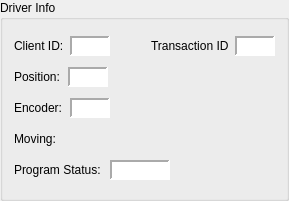
   <widget class="QGroupBox" name="gbDriverInfo">
    <property name="geometry">
     <rect>
      <x>9</x>
      <y>246</y>
      <width>289</width>
      <height>201</height>
     </rect>
    </property>
    <property name="minimumSize">
     <size>
      <width>0</width>
      <height>120</height>
     </size>
    </property>
    <property name="styleSheet">
     <string notr="true"/>
    </property>
    <property name="title">
     <string>Driver Info</string>
    </property>
    <layout class="QVBoxLayout" name="verticalLayout_3">
     <item>
      <layout class="QHBoxLayout" name="horizontalLayout_2">
       <property name="spacing">
        <number>6</number>
       </property>
       <item>
        <widget class="QLabel" name="lblClientId">
         <property name="text">
          <string>Client ID:</string>
         </property>
        </widget>
       </item>
       <item>
        <widget class="QLabel" name="lblClientID_val">
         <property name="minimumSize">
          <size>
           <width>40</width>
           <height>0</height>
          </size>
         </property>
         <property name="maximumSize">
          <size>
           <width>50</width>
           <height>20</height>
          </size>
         </property>
         <property name="styleSheet">
          <string notr="true">background-color: white</string>
         </property>
         <property name="frameShape">
          <enum>QFrame::Shape::Panel</enum>
         </property>
         <property name="frameShadow">
          <enum>QFrame::Shadow::Sunken</enum>
         </property>
         <property name="lineWidth">
          <number>2</number>
         </property>
         <property name="text">
          <string/>
         </property>
         <property name="alignment">
          <set>Qt::AlignmentFlag::AlignCenter</set>
         </property>
        </widget>
       </item>
       <item>
        <spacer name="horizontalSpacer_2">
         <property name="orientation">
          <enum>Qt::Orientation::Horizontal</enum>
         </property>
         <property name="sizeHint" stdset="0">
          <size>
           <width>40</width>
           <height>20</height>
          </size>
         </property>
        </spacer>
       </item>
       <item>
        <widget class="QLabel" name="lblTransactionId">
         <property name="text">
          <string>Transaction ID</string>
         </property>
        </widget>
       </item>
       <item>
        <widget class="QLabel" name="lblTransactionId_val">
         <property name="minimumSize">
          <size>
           <width>40</width>
           <height>0</height>
          </size>
         </property>
         <property name="maximumSize">
          <size>
           <width>60</width>
           <height>20</height>
          </size>
         </property>
         <property name="styleSheet">
          <string notr="true">background-color: white</string>
         </property>
         <property name="frameShape">
          <enum>QFrame::Shape::Panel</enum>
         </property>
         <property name="frameShadow">
          <enum>QFrame::Shadow::Sunken</enum>
         </property>
         <property name="lineWidth">
          <number>2</number>
         </property>
         <property name="text">
          <string/>
         </property>
         <property name="alignment">
          <set>Qt::AlignmentFlag::AlignCenter</set>
         </property>
        </widget>
       </item>
      </layout>
     </item>
     <item>
      <layout class="QHBoxLayout" name="horizontalLayout_5">
       <property name="spacing">
        <number>8</number>
       </property>
       <item>
        <widget class="QLabel" name="lblPosition">
         <property name="maximumSize">
          <size>
           <width>50</width>
           <height>16777215</height>
          </size>
         </property>
         <property name="text">
          <string>Position:</string>
         </property>
        </widget>
       </item>
       <item>
        <widget class="QLabel" name="lblPosition_val">
         <property name="enabled">
          <bool>true</bool>
         </property>
         <property name="minimumSize">
          <size>
           <width>40</width>
           <height>0</height>
          </size>
         </property>
         <property name="maximumSize">
          <size>
           <width>50</width>
           <height>20</height>
          </size>
         </property>
         <property name="styleSheet">
          <string notr="true">background-color: white</string>
         </property>
         <property name="frameShape">
          <enum>QFrame::Shape::Panel</enum>
         </property>
         <property name="frameShadow">
          <enum>QFrame::Shadow::Sunken</enum>
         </property>
         <property name="lineWidth">
          <number>2</number>
         </property>
         <property name="midLineWidth">
          <number>0</number>
         </property>
         <property name="text">
          <string/>
         </property>
         <property name="alignment">
          <set>Qt::AlignmentFlag::AlignCenter</set>
         </property>
        </widget>
       </item>
       <item>
        <spacer name="horizontalSpacer_3">
         <property name="orientation">
          <enum>Qt::Orientation::Horizontal</enum>
         </property>
         <property name="sizeHint" stdset="0">
          <size>
           <width>40</width>
           <height>20</height>
          </size>
         </property>
        </spacer>
       </item>
      </layout>
     </item>
     <item>
      <layout class="QHBoxLayout" name="horizontalLayout_6">
       <property name="spacing">
        <number>8</number>
       </property>
       <item>
        <widget class="QLabel" name="lblEncoder">
         <property name="text">
          <string>Encoder:</string>
         </property>
        </widget>
       </item>
       <item>
        <widget class="QLabel" name="lblEncoder_val">
         <property name="minimumSize">
          <size>
           <width>40</width>
           <height>0</height>
          </size>
         </property>
         <property name="maximumSize">
          <size>
           <width>50</width>
           <height>20</height>
          </size>
         </property>
         <property name="styleSheet">
          <string notr="true">background-color: white</string>
         </property>
         <property name="frameShape">
          <enum>QFrame::Shape::Panel</enum>
         </property>
         <property name="frameShadow">
          <enum>QFrame::Shadow::Sunken</enum>
         </property>
         <property name="lineWidth">
          <number>2</number>
         </property>
         <property name="midLineWidth">
          <number>0</number>
         </property>
         <property name="text">
          <string/>
         </property>
         <property name="alignment">
          <set>Qt::AlignmentFlag::AlignCenter</set>
         </property>
        </widget>
       </item>
       <item>
        <spacer name="horizontalSpacer_4">
         <property name="orientation">
          <enum>Qt::Orientation::Horizontal</enum>
         </property>
         <property name="sizeHint" stdset="0">
          <size>
           <width>40</width>
           <height>20</height>
          </size>
         </property>
        </spacer>
       </item>
      </layout>
     </item>
     <item>
      <layout class="QHBoxLayout" name="horizontalLayout">
       <item>
        <widget class="QLabel" name="lblMoving">
         <property name="minimumSize">
          <size>
           <width>44</width>
           <height>16</height>
          </size>
         </property>
         <property name="maximumSize">
          <size>
           <width>44</width>
           <height>16</height>
          </size>
         </property>
         <property name="styleSheet">
          <string notr="true"/>
         </property>
         <property name="frameShape">
          <enum>QFrame::Shape::NoFrame</enum>
         </property>
         <property name="frameShadow">
          <enum>QFrame::Shadow::Sunken</enum>
         </property>
         <property name="text">
          <string>Moving:</string>
         </property>
         <property name="alignment">
          <set>Qt::AlignmentFlag::AlignLeading|Qt::AlignmentFlag::AlignLeft|Qt::AlignmentFlag::AlignVCenter</set>
         </property>
        </widget>
       </item>
       <item>
        <widget class="QLabel" name="ledMoving">
         <property name="minimumSize">
          <size>
           <width>14</width>
           <height>14</height>
          </size>
         </property>
         <property name="maximumSize">
          <size>
           <width>14</width>
           <height>14</height>
          </size>
         </property>
         <property name="layoutDirection">
          <enum>Qt::LayoutDirection::RightToLeft</enum>
         </property>
         <property name="styleSheet">
          <string notr="true">border-radius:7px;</string>
         </property>
         <property name="frameShape">
          <enum>QFrame::Shape::NoFrame</enum>
         </property>
         <property name="frameShadow">
          <enum>QFrame::Shadow::Sunken</enum>
         </property>
         <property name="text">
          <string/>
         </property>
         <property name="alignment">
          <set>Qt::AlignmentFlag::AlignCenter</set>
         </property>
         <property name="statusLed" stdset="0">
          <string>NOK</string>
         </property>
        </widget>
       </item>
       <item>
        <spacer name="horizontalSpacer">
         <property name="orientation">
          <enum>Qt::Orientation::Horizontal</enum>
         </property>
         <property name="sizeHint" stdset="0">
          <size>
           <width>40</width>
           <height>20</height>
          </size>
         </property>
        </spacer>
       </item>
      </layout>
     </item>
     <item>
      <layout class="QHBoxLayout" name="horizontalLayout_7">
       <item>
        <widget class="QLabel" name="lblStatus">
         <property name="text">
          <string>Program Status: </string>
         </property>
        </widget>
       </item>
       <item>
        <widget class="QLabel" name="lblStatus_val">
         <property name="minimumSize">
          <size>
           <width>60</width>
           <height>0</height>
          </size>
         </property>
         <property name="maximumSize">
          <size>
           <width>80</width>
           <height>20</height>
          </size>
         </property>
         <property name="styleSheet">
          <string notr="true">background-color: white</string>
         </property>
         <property name="frameShape">
          <enum>QFrame::Shape::Panel</enum>
         </property>
         <property name="frameShadow">
          <enum>QFrame::Shadow::Sunken</enum>
         </property>
         <property name="lineWidth">
          <number>2</number>
         </property>
         <property name="text">
          <string/>
         </property>
        </widget>
       </item>
       <item>
        <spacer name="horizontalSpacer_9">
         <property name="orientation">
          <enum>Qt::Orientation::Horizontal</enum>
         </property>
         <property name="sizeHint" stdset="0">
          <size>
           <width>40</width>
           <height>20</height>
          </size>
         </property>
        </spacer>
       </item>
      </layout>
     </item>
    </layout>
   </widget>
